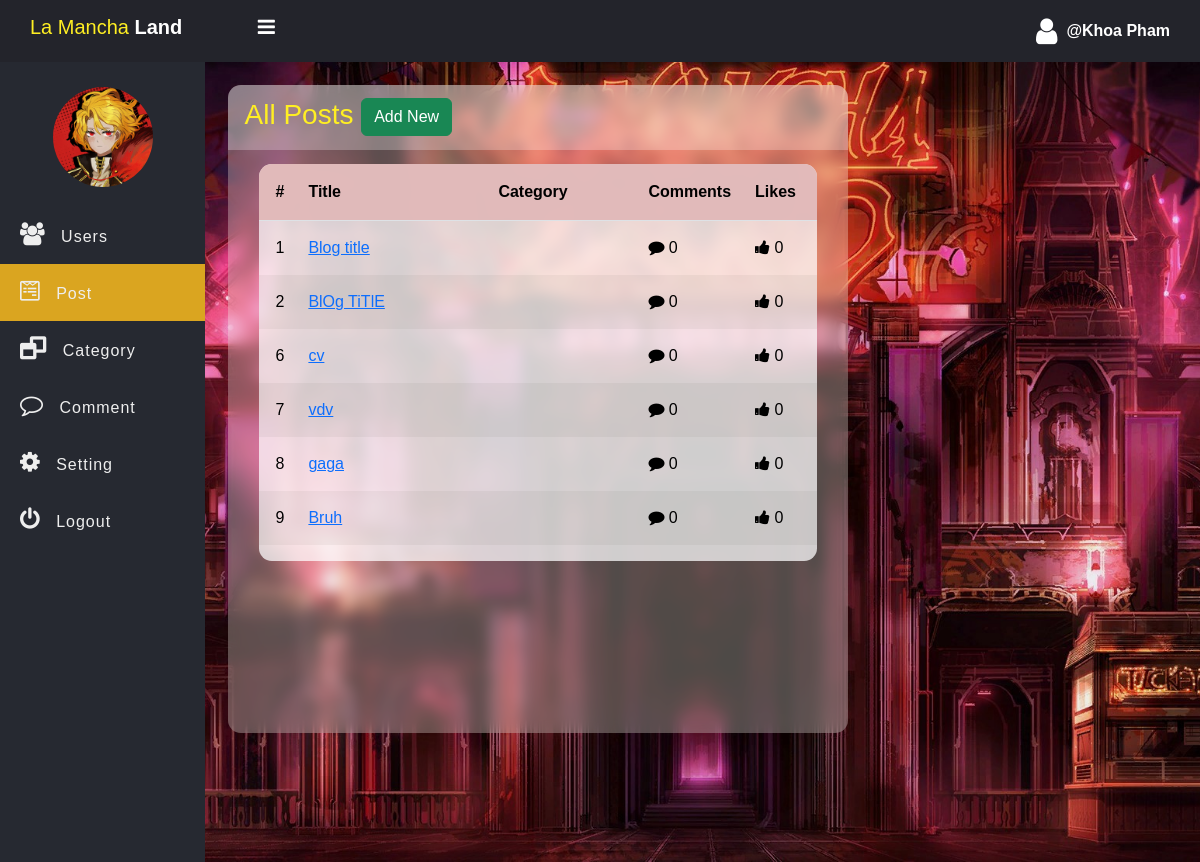
Before: /admin/Post.php (signed in) with the older database file.
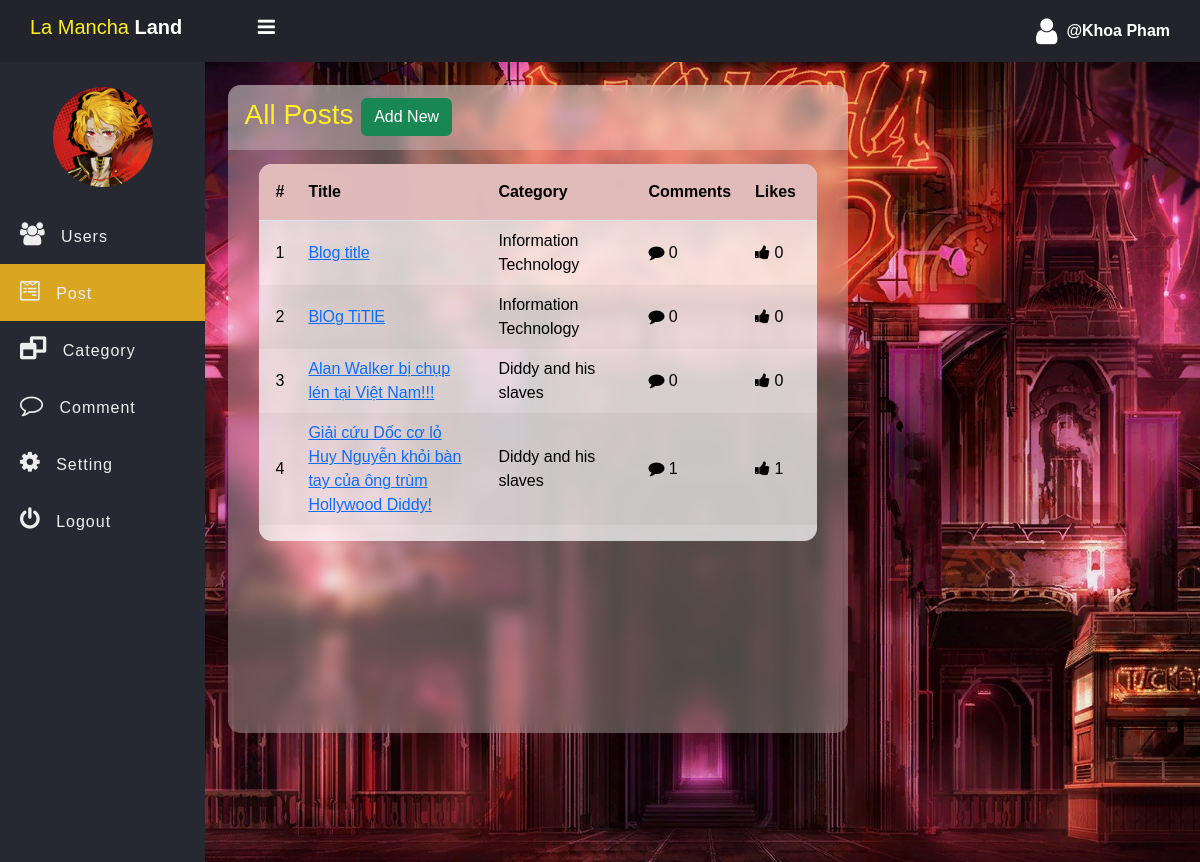
After: the same page with the newer database file.
### tables this page shows
CREATE TABLE `post` (
  `post_id` int(11) NOT NULL,
  `post_title` varchar(127) NOT NULL,
  `post_text` text NOT NULL,
  `category` int(11) NOT NULL,
  `cover_url` varchar(255) NOT NULL DEFAULT 'default.jpg',
  `created_at` datetime NOT NULL DEFAULT current_timestamp()
);

CREATE TABLE `category` (
  `id` int(11) NOT NULL,
  `category` varchar(127) NOT NULL
);

### admin/data/Post.php (called while the page is built, shortened)
<?php
function getAll($conn){
    $sql = "SELECT * FROM post";
    $stmt = $conn->prepare($sql);
    $stmt->execute();
    if($stmt->rowCount() >= 1){
        $data = $stmt->fetchAll();
        return $data;
    }else{
        return 0;
    }
}
function getCategoryById($conn, $id){
    $sql = "SELECT * FROM category WHERE id = ?";
    $stmt = $conn->prepare($sql);
    $stmt->execute([$id]);
    if($stmt->rowCount() >= 1){
        $data = $stmt->fetch();
        return $data;
    }else{
        return 0;
    }
}
?>

### admin/data/Comment.php (called while the page is built, shortened)
<?php
function CountByPostId($conn, $id){
    $sql = "SELECT * FROM comment WHERE post_id = ?";
    $stmt = $conn->prepare($sql);
    $stmt->execute([$id]);
    return $stmt->rowCount();
}
function likeCountByPostId($conn, $id){
    $sql = "SELECT * FROM post_like WHERE post_id = ?";
    $stmt = $conn->prepare($sql);
    $stmt->execute([$id]);
    return $stmt->rowCount();
}
?>

### admin/Post.php (the view, shortened to what this page needs)
<?php
if (isset($_SESSION['admin_id']) && isset($_SESSION['username'])) {
 ?>
<!DOCTYPE html>
<html>
<head>
	<link rel="stylesheet" href="https://stackpath.bootstrapcdn.com/font-awesome/4.7.0/css/font-awesome.min.css">
	<link rel="stylesheet" href="../css/side-bar.css">
    <link rel="stylesheet" href="../css/style.css">
    <link href="https://cdn.jsdelivr.net/npm/bootstrap@5.3.3/dist/css/bootstrap.min.css"
    rel="stylesheet">
</head>
<body class="page-1">
    <?php
    $key = "hhdsfs1263z";
    include "inc/side-nav.php" ;
    include_once("data/Post.php");
    include_once("data/Comment.php");
    include_once("../db_conn.php");
    $posts = getAll($conn);
    ?>
    <div class="main-table">
        <h3 class="All-user">All Posts
            <a href="post-add.php" class="btn btn-success">Add New</a>
        </h3>
        <?php if ($posts !=0) { ?>
            <section class="table-body">
            <table class="table t1 table-striped-custom">
                <thead>
                    <tr>
                        <th style="width: 5%;">#</th>
                        <th style="min-width: 190px">Title</th>
                        <th style="min-width: 150px;">Category</th>
                        <th style="width: 10%;">Comments</th>
                        <th style="width: 15%;">Likes</th>
                        <th style="min-width: 170px;">Action</th>
                    </tr>
                </thead>
                <tbody>
                    <?php foreach ($posts as $post) {
                        $category = getCategoryById($conn, $post['category']);
                    ?>
                    <tr>
                        <td><?= $post['post_id'] ?></td>
                        <td><a href="single_post.php?post_id=<?= $post['post_id'] ?>"><?= $post['post_title'] ?></a></td>
                        <td><?=$category['category']?></td>
                        <td><i class="fa fa-comment" aria-hidden="true"></i>
                        <?php
                            echo CountByPostID($conn, $post['post_id']);
                        ?>
                        </td>
                        <td><i class="fa fa-thumbs-up" aria-hidden="true"></i>
                        <?php
                            echo likeCountByPostID($conn, $post['post_id']);
                        ?>
                        </td>
                        <td>
                        </td>
                    </tr>
                    <?php } ?>
                </tbody>
            </table>
            </section>
        <?php } else { ?>
            <div class="alert alert-warning">
                Empty!
            </div>
        <?php } ?>
    </div>
	</section>
	</div>
</body>
</html>
<?php
} else {
    header("Location: ../admin-login.php");
    exit;
}
?>

### admin/inc/side-nav.php (shortened to what this page needs)
<?php
    if (isset($key) && $key == "hhdsfs1263z") {
?>
	<header class="header">
		<h2 class="u-name">La Mancha <b>Land</b>
			<label for="checkbox">
				<i id="navbtn" class="fa fa-bars" aria-hidden="true"></i>
			</label>
		</h2>
		<div class="d-flex align-items-center">
			<i class="fa fa-user" aria-hidden="true"></i>&nbsp;&nbsp;
			<span><b> @<?php echo $_SESSION['username']; ?></b></span>
		</div>
	</header>
	<div class="body">
		<nav class="side-bar">
			<div class="user-p">
				<a href="index.php"><img src="../img/avatar_Past.jpg"></a>
			</div>
			<ul id="navList">
				<li >
					<a href="Users.php">
						<i class="fa fa-users" aria-hidden="true"></i>
						<span>Users</span>
					</a>
				</li>
                <li>
					<a href="Post.php">
						<i class="fa fa-wpforms" aria-hidden="true"></i>
						<span>Post</span>
					</a>
				</li>
                <li>
					<a href="Category.php">
						<i class="fa fa-window-restore" aria-hidden="true"></i>
						<span>Category</span>
					</a>
				</li>
				<li>
					<a href="Comment.php">
						<i class="fa fa-comment-o" aria-hidden="true"></i>
						<span>Comment</span>
					</a>
				</li>
				<li>
					<a href="#">
						<i class="fa fa-cog" aria-hidden="true"></i>
						<span>Setting</span>
					</a>
				</li>
				<li>
					<a href="../logout.php">
						<i class="fa fa-power-off" aria-hidden="true"></i>
						<span>Logout</span>
					</a>
				</li>
			</ul>
		</nav>
		<section class="common-section">
<?php
    } else {
        echo "error";
    }
?>

### css/side-bar.css (style rules this page uses)
* { padding: 0; margin: 0; box-sizing: border-box; font-family: arial, sans-serif; }
.header { display: flex; justify-content: space-between; align-items: center; padding: 15px 30px; background: #23242b; color: #fff; }
.u-name { font-size: 20px; color: #FFEF23; }
.u-name b { color: #FFF; }
.header i { font-size: 30px; cursor: pointer; color: #fff; }
.user-p { text-align: center; padding-top: 25px; }
.user-p img { width: 100px; border-radius: 50%; }
.side-bar { width: 250px; background: #262931; min-height: 100vh; transition: 500ms width; }
.body { display: flex; }
.side-bar ul { margin-top: 20px; list-style: none; padding-left: 0; }
.side-bar ul li { font-size: 16px; padding: 15px 0px; padding-left: 20px; transition: 500ms background; white-space: nowrap; overflow: hidden; text-overflow: ellipsis; }
.side-bar ul .active { background: goldenrod; }
.side-bar ul li a { text-decoration: none; color: #eee; cursor: pointer; letter-spacing: 1px; }
.side-bar ul li a i { display: inline-block; padding-right: 10px; font-size: 23px; }
#navbtn { display: inline-block; margin-left: 70px; font-size: 20px; transition: 500ms color; }

### css/style.css (style rules this page uses)
.common-section { width: 100%; background: url("../img/La_Manchaland.jpg") center /cover; }
.page-1 .common-section { padding: 23px; }
.All-user { color: #FFEF23; width: 100%; min-height: 10%; background-color: #fff4; padding: .8rem 1rem; }
.table-body { width: 90%; max-height: calc(86% - 1rem); margin: .9rem auto; background-color: #fffb; border-radius: .8rem; overflow: auto; overflow: overlay; }
.main-table { width: 85vw; height: 81vh; max-width: 620px; min-height: 589px; border-radius: .8rem; backdrop-filter: blur(7px); background-color: rgba(255, 255, 245, 0.292) !important; overflow: auto; }
.t1 tbody, .t1 td { text-align: left; vertical-align: middle; border: none; background-color: transparent !important; }
th, td { padding-left: 1rem !important; }
.table-striped-custom>tbody>tr:nth-child(even)>td, .table-striped-custom>tbody>tr:nth-child(even)>th { background-color: #0000000b !important; }
thead th { position: sticky; top: 0; left: 0; padding-top: 1rem !important; padding-bottom: 1rem !important; background-color: #e2babaf7 !important; }

Changed rows visible on the page:
removed post: post_id "6", post_title "cv", post_id "0"
removed post: post_id "7", post_title "vdv", post_id "0"
removed post: post_id "8", post_title "gaga", post_id "0"
removed post: post_id "9", post_title "Bruh", post_id "0"
shown differently, row unchanged: post "Blog title": category.category (not shown) → "Information Technology"
shown differently, row unchanged: post "BlOg TiTlE": category.category (not shown) → "Information Technology"
added post: post_id "3", post_title "Alan Walker bị chụp lén tại Việt Nam!!!", category.category "Diddy and his slaves", post_id "0"
added post: post_id "4", post_title "Giải cứu Dốc cơ lỏ Huy Nguyễn khỏi bàn tay của ông trùm Hollywood Diddy!", category.category "Diddy and his slaves", post_id "1"
